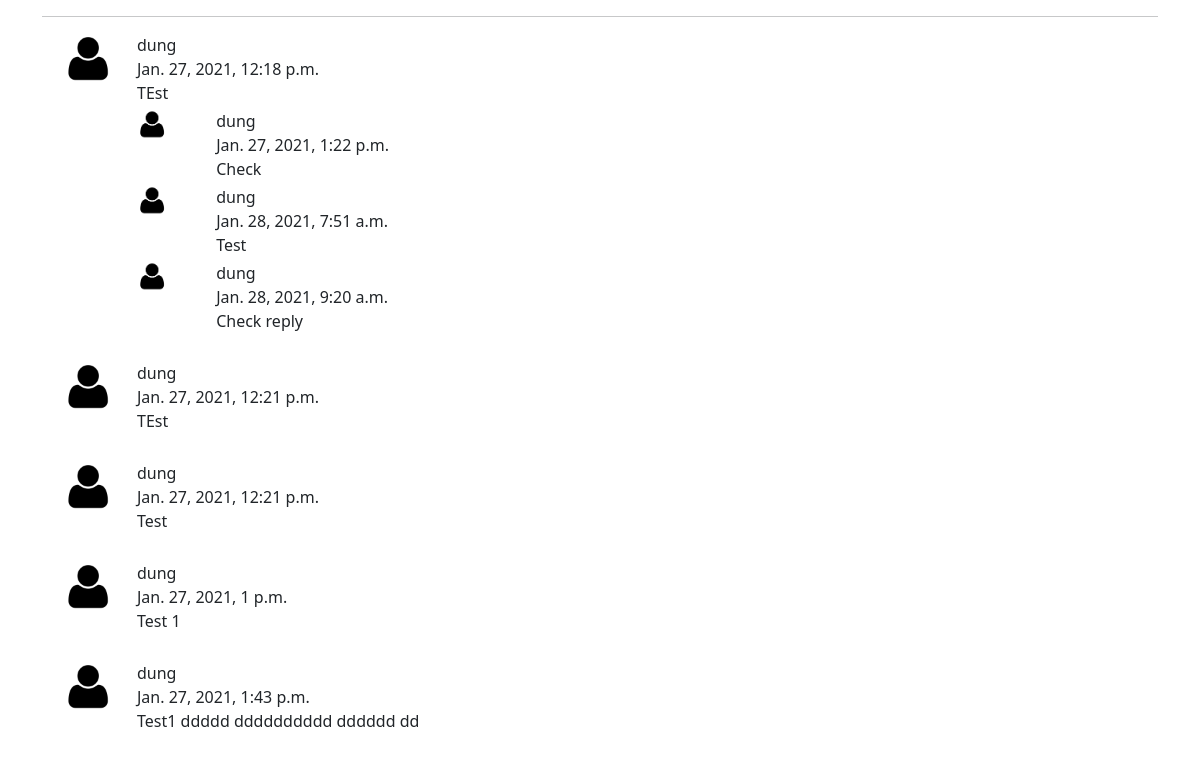
Before: / with the older database file.
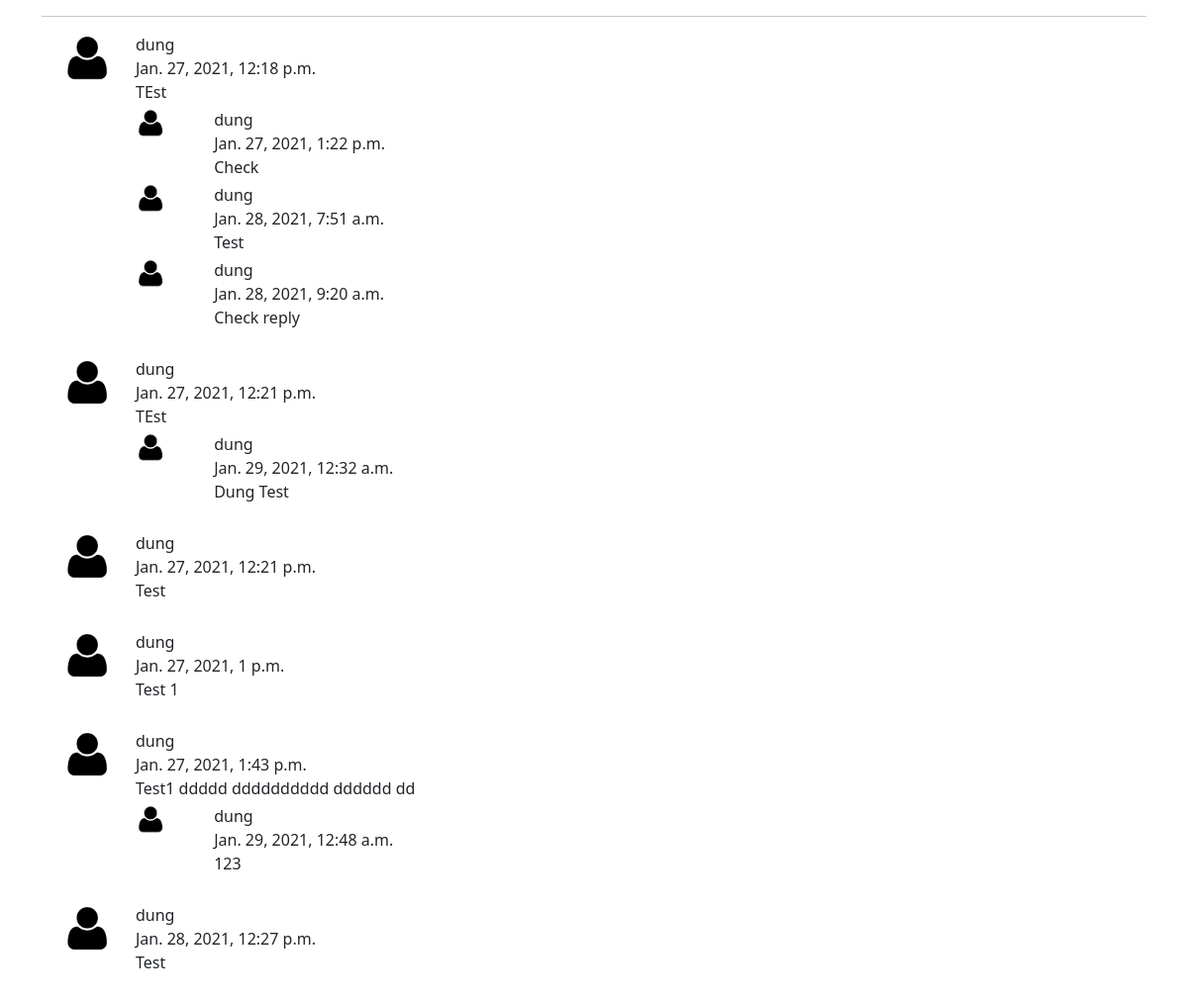
After: the same page with the newer database file.
### core/models.py (models this page shows)
class Comment(models.Model):
    user        = models.ForeignKey(User, on_delete=models.CASCADE)
    content     = models.TextField()
    timestamp   = models.DateTimeField(auto_now_add=True)

class Reply(models.Model):
    user        = models.ForeignKey(User, on_delete=models.CASCADE)
    comment     = models.ForeignKey(Comment, on_delete=models.CASCADE)
    content     = models.TextField()
    timestamp   = models.DateTimeField(auto_now_add=True)

### core/views.py (the view)
# urls.py: path('', CommentView.as_view(), name='comment-page'),
class CommentView(CreateView):
    form_class = CommentForm
    template_name = 'core/comment_form.html'
    success_url = '/'
    def get_form_kwargs(self):
        kwargs = super().get_form_kwargs()
        kwargs['user'] = self.request.user
        return kwargs
    def get_context_data(self, **kwargs):
        context = super().get_context_data(**kwargs)
        comments = Comment.objects.all()
        context["comment_list"] = []
        for obj in comments:
            context["comment_list"].append({
                'comment': obj,
                'replys': Reply.objects.filter(comment=obj),
            })
        return context

### core/templates/core/comment_form.html (shortened to what this page needs)
{% load static %}
<!doctype html>
<html lang="en">
  <head>
    <link href="https://cdn.jsdelivr.net/npm/bootstrap@5.0.0-beta1/dist/css/bootstrap.min.css" rel="stylesheet">
    <link rel="stylesheet" href="{% static 'css/mystyle.css' %}">
  </head>
  <body>
    <div class="container">
        <hr />
        <div class="comment-list">
            {% for obj in comment_list %}
            <div class=" mb-4 comment">
                <div class="row">
                    <div class="col-1"><img src="{% static 'img/user.png' %}" alt="" width="50px" class="float-end" /></div>
                    <div class="col-10">
                        <div class="username">{{ obj.comment.user }}</div>
                        <span>{{ obj.comment.timestamp }}</span>
                        <p class="mb-1">{{ obj.comment.content }}</p>
                        {% for reply in obj.replys %}
                        <div class="row">
                            <div class="col-1"><img src="{% static 'img/user.png' %}" alt="" width="30px"/></div>
                            <div class="col-10">
                                <div class="username">{{reply.user}}</div>
                                <span>{{ reply.timestamp }}</span>
                                <p class="mb-1">{{ reply.content }}</p>
                            </div>
                        </div>
                        {% endfor %}
                    </div>
                </div>
            </div>
            {% endfor %}
        </div>
    </div>
  </body>
</html>

Changed rows visible on the page:
added Reply: user "dung", timestamp "Jan. 29, 2021, 12:32 a.m.", content "Dung Test", shown under Comment (number 2 of 6 on the later page)
added Reply: user "dung", timestamp "Jan. 29, 2021, 12:48 a.m.", content "123", shown under Comment "Jan. 27, 2021, 1:43 p.m."
added Comment: comment.user "dung", comment.timestamp "Jan. 28, 2021, 12:27 p.m.", comment.content "Test"
